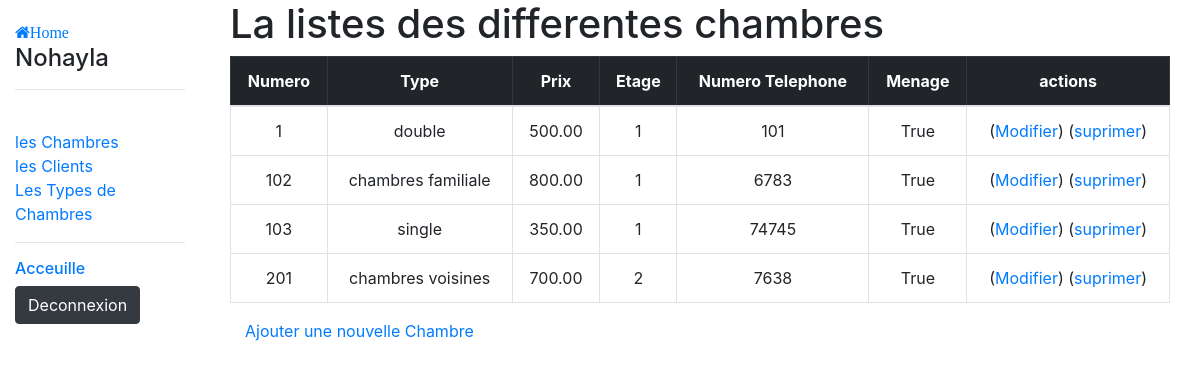
Page /GestionHotel/chambers (signed in) on the committed database.
### GestionHotel/models.py (models this page shows, shortened)
class Employee(AbstractUser):
    first_name = models.CharField(max_length=100)
    last_name = models.CharField(max_length=100)
    phone_number = PhoneField(blank=True, help_text='numero de telephone')
    email_employee = models.EmailField(blank=True, null=True)

class Chamber(models.Model):
    chamber_number = models.IntegerField()
    chamber_type = models.ForeignKey(ChamberType, on_delete=models.CASCADE)
    chamber_stage = models.IntegerField()
    chamber_phone = PhoneField(blank=True, help_text='numero de telephone de la chambre')
    chamber_reserved = models.BooleanField(null=True, default=False)
    chamber_cleaned = models.BooleanField(null=True, default=True)
    class Meta:
        ordering = ['chamber_stage','chamber_number']

class ChamberType(models.Model):
    type_name = models.CharField(max_length=60)
    type_price = models.DecimalField(max_digits=6, decimal_places=2)
    class Meta:
        ordering = ['type_name']

### GestionHotel/views.py (the view)
# urls.py: path('chambers', views.ChambersListView.as_view(), name= 'all-chambers'),
class ChambersListView(LoginRequiredMixin, generic.ListView):
    model = Chamber

### GestionHotel/templates/GestionHotel/chamber_list.html (shortened to what this page needs)
{% extends "base_generic.html" %}
    {% block content %}
    <div class="container">
    <h1>La listes des differentes chambres </h1>
          <table border="2" class="table text-center table-hover table-bordered caption-top">
            <thead class="table-dark">
              <tr>
                <th> Numero </th>
                <th> Type </th>
                <th> Prix </th>
                <th> Etage </th>
                <th> Numero Telephone </th>
                <th> Menage </th>
                <th colspan="2"> actions     </th>
              </tr>
            </thead>
            <tbody>
              {% for chamber in chamber_list %}
              <tr>
                <td>{{chamber.chamber_number}}</td>
                <td>{{chamber.chamber_type.type_name}}</td>
                <td>{{chamber.chamber_type.type_price}}</td>
                <td>{{chamber.chamber_stage}}</td>
                <td>{{chamber.chamber_phone}}</td>
                <td>{{chamber.chamber_cleaned}}</td>
                <td colspan="2">(<a href=" {% url 'GestionHotel:chamber-update' chamber.id %} ">Modifier</a>)   (<a href=" {% url 'GestionHotel:chamber-delete' chamber.id %} ">suprimer</a>)</td>
              </tr>
              {% endfor %}
            </tbody>
          </table>
          <div class="container">
            <p> <a href="{% url 'GestionHotel:chamber-creation' %}"> Ajouter une nouvelle Chambre </a></p>
          </div>
{% endblock content %}

### GestionHotel/templates/base_generic.html (shortened to what this page needs)
<!DOCTYPE html>
<html lang="fr">
<head>
  <link rel="stylesheet" href="https://stackpath.bootstrapcdn.com/bootstrap/4.1.3/css/bootstrap.min.css">
  <link rel="stylesheet" href="https://cdnjs.cloudflare.com/ajax/libs/font-awesome/4.7.0/css/font-awesome.min.css">
  {% load static %}
  <link rel="stylesheet" href="{% static 'css/styles.css' %}">
</head>
<body>
  <div class="container-fluid">
    <div class="row">
      <div class="col-sm-2">
          {% block sidebar %}
           <ul class="sidebar-nav">
               <li><a href="{% url 'GestionHotel:home' %}"><i class="fa fa-home">Home</i></a></li>
               <h4>{{ user.username }}</h4>
               <hr><br>
               <li><a href="{% url 'GestionHotel:all-chambers' %}">les Chambres</a></li>
               <li><a href="{% url 'GestionHotel:all-clients' %}">les Clients</a></li>
               <li><a href="{% url 'GestionHotel:all-chambertypes' %}">Les Types de Chambres </a></li>
           </ul>
           <strong> <hr> </strong>
           <h6> <a href="{% url 'GestionHotel:index' %}">Acceuille</a> </h6>
           <h6> <strong> <a  class="btn btn-dark" href="{% url 'logout' %}"> Deconnexion</a> </strong> </h6>
          {% endblock %}
      </div>
         <div class="col-sm-10 ">
             {% block content %}
             {% endblock %}
         </div>
    </div>
  </div>
</body>
</html>

### GestionHotel/static/css/styles.css (style rules this page uses)
.sidebar-nav { margin-top: 20px; padding: 0; list-style: none; }

### rows in the picture
Employee: username "Nohayla"
Chamber: chamber_number "1", chamber_type.type_name "double", chamber_type.type_price "500.00", chamber_stage "1", chamber_phone "101", chamber_cleaned "True"
Chamber: chamber_number "102", chamber_type.type_name "chambres familiale", chamber_type.type_price "800.00", chamber_stage "1", chamber_phone "6783", chamber_cleaned "True"
Chamber: chamber_number "103", chamber_type.type_name "single", chamber_type.type_price "350.00", chamber_stage "1", chamber_phone "74745", chamber_cleaned "True"
Chamber: chamber_number "201", chamber_type.type_name "chambres voisines", chamber_type.type_price "700.00", chamber_stage "2", chamber_phone "7638", chamber_cleaned "True"
